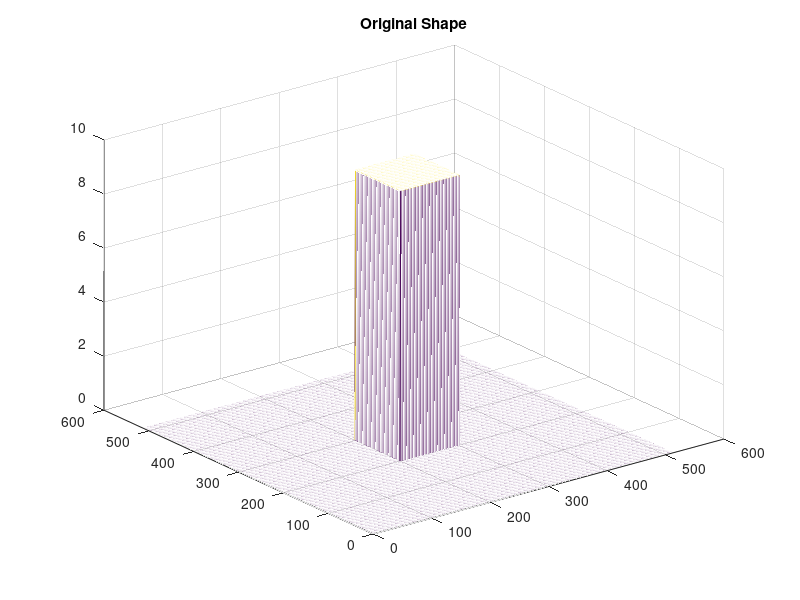
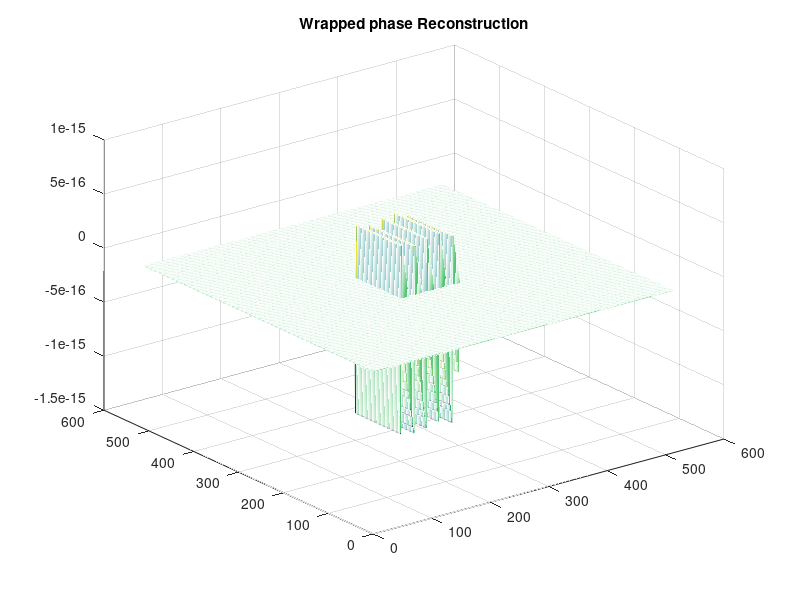
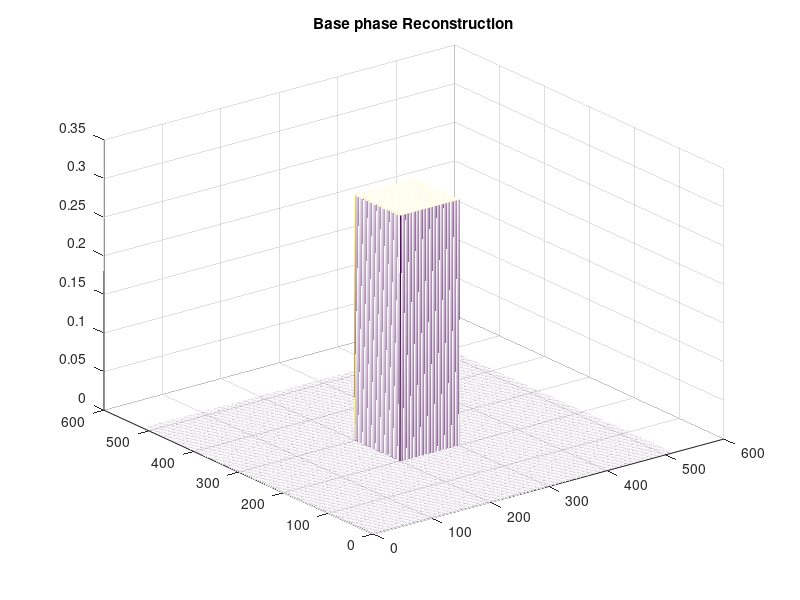
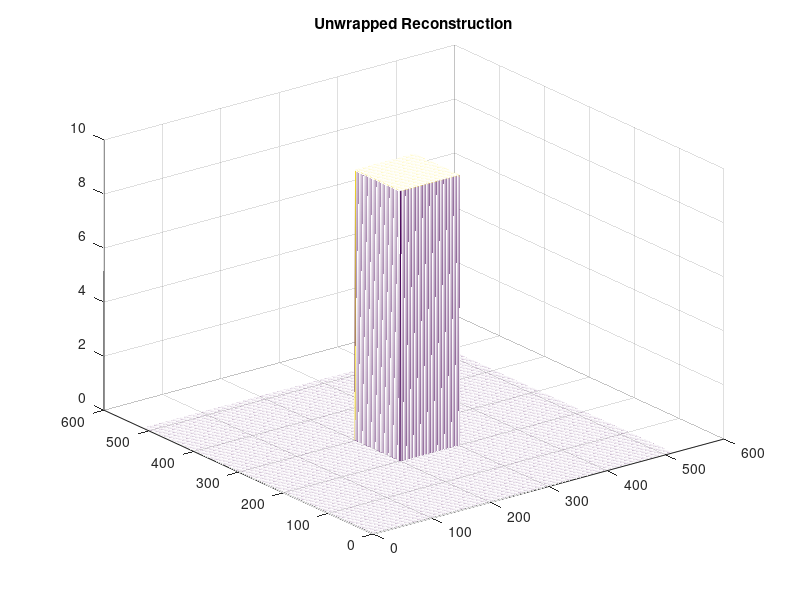

Write MATLAB code to recreate these figures, in order.
% High-Speed Profilometry (Matlab Code)

% We have reconstructed two shapes here, the first one is a 
% cuboid, and the second one is the peaks function.
% To see the reconstruction of the cuboid, keep the 
% line: 30 commented
% To see the reconstruction of the peaks, uncomment it.

clc;
clear all;
close all;

M = 512;
N = 512;

x = 1:N;
y = 1:M;
[X,Y] = meshgrid(x,y);

% Defining object shape 'c'
% c as a cuboid:
c = zeros(N,M);
for row = 200:300
    for col = 200:300
        c(row,col) = 10;
    end
end

% c as peaks:
%c = zeros(N,N); c = peaks(N); c = c/10;
figure; mesh(c); title('Original Shape');

% A -> average intensity, B-> intensity modulation, F -> frequency
A = zeros(N,M)+127.5; B = zeros(N,M)+127.5; F = 10;

% Intensities of the four designed fringe patterns
I1 = A + B.*sin(pi*F*(2*x/M - 1));
I2 = A + B.*cos(pi*F*(2*x/M - 1));
I3 = A + B.*(2*x/M - 1);
I4 = A - B.*(2*x/M - 1);

% wrapped phase (reference)
phir = atan2(2*I1-I3-I4, 2*I2-I3-I4);

% a -> reflectivity or albedo of the reference
a = sqrt((2*I1-I3-I4).*(2*I1-I3-I4)+(2*I2-I3-I4).*(2*I2-I3-I4))./(2*B);

% Base reference phase
phibr = (I3 - I4)./(2*(a.*B));

% Unwrapped reference phase
phihr = phir + 2*pi*round((pi*F*phibr - phir)/(2*pi));

% Distorted intensities
I1 = A + B.*sin(pi*F*(2*x/M - 1 + c));
I2 = A + B.*cos(pi*F*(2*x/M - 1 + c));
I3 = A + B.*(2*x/M - 1 + c);
I4 = A - B.*(2*x/M - 1 + c);

% wrapped phase 
phi = atan2(2*I1-I3-I4, 2*I2-I3-I4);
figure; mesh((phi-phir)/(pi*F)); title('Wrapped phase Reconstruction');

% a -> reflectivity or albedo of the scanned object
a = sqrt((2*I1-I3-I4).*(2*I1-I3-I4)+(2*I2-I3-I4).*(2*I2-I3-I4))./(2*B);

% Base phase
phib = (I3 - I4)./(2*(a.*B));
figure; mesh((phib-phibr)/(pi*F)); title('Base phase Reconstruction');

% Unwrapped phase
phih = phi + 2*pi*round((pi*F*phib - phi)/(2*pi));

figure; mesh((phih-phihr)/(pi*F)); title('Unwrapped Reconstruction');